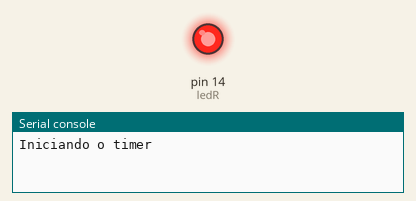
Bench run of a program on a simulated MicroPython board. Parts: output pins drawn as LEDs (lit = HIGH), the last lines printed to the serial console. At 3.0 s the program stops and its outputs stay as they are.

Above: at 0.1 s.
At 3.1 s:
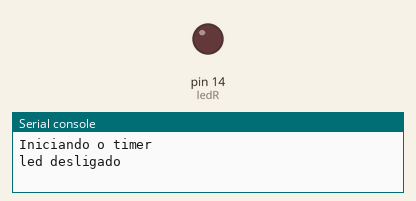
Timing chart, 0 to 4.5 s (numbered marks = the images above):
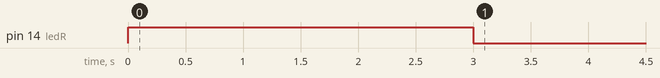

Measured:
- by itself, pin 14 (ledR): LOW → HIGH at 0.00 s, → LOW 3.0 s later

The program:

timerOneShot.py
```python
from machine import Pin, Timer

ledR= Pin(14,Pin.OUT) #definindo o pino 14 como saída
temporizador = Timer(0)

def desliga (timer): #definindo função callback
    global ledR
    ledR.off()
    print("led desligado")

print("Iniciando o timer")
temporizador.init(period = 3000, mode = Timer.ONE_SHOT, callback = desliga)
ledR.on()
```
